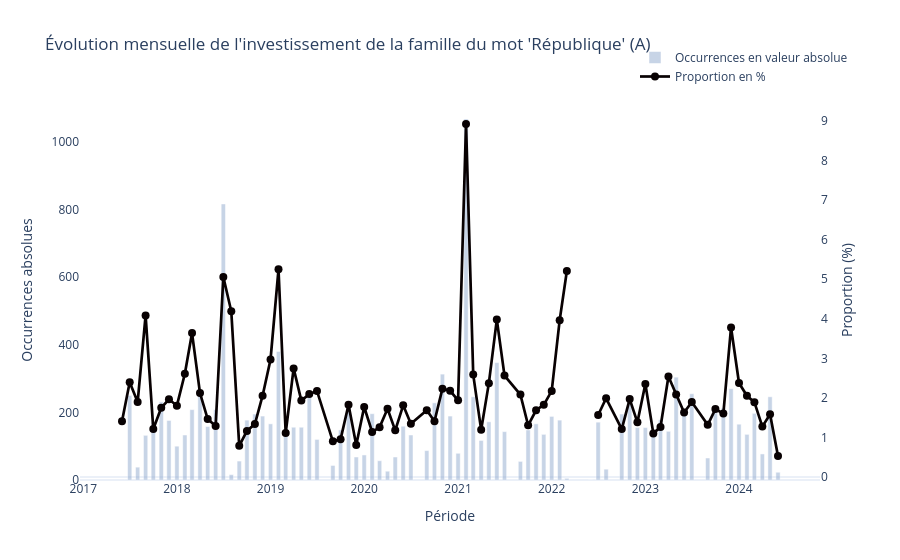

The code cell stored with this chart in its notebook:
### Markdown cell above
#### Tableau(x) et graphique(s)

### Code cell
diachronique_annuel(df, periode="mois", suffixe="A")
